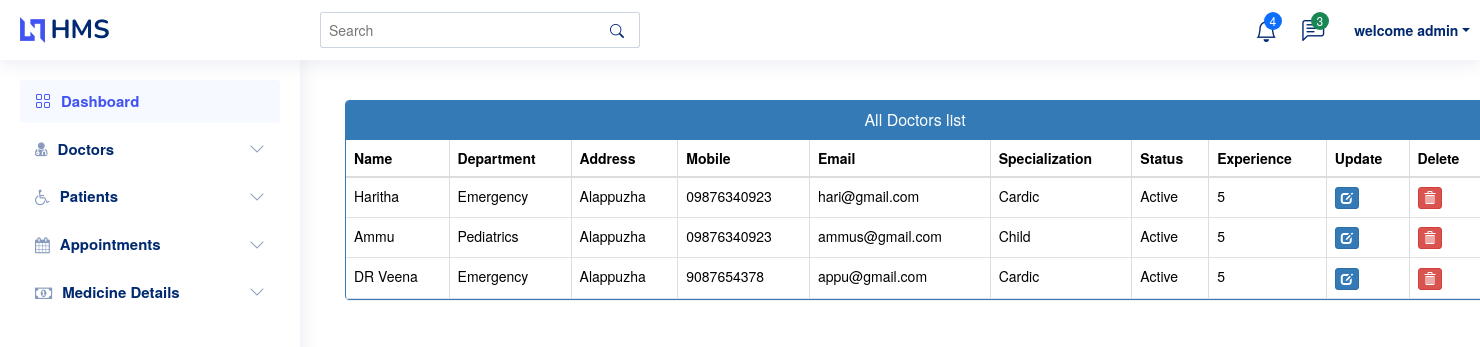
/doctor-list/, run on the app's committed database.
### hospitalapp/models.py (models this page shows, shortened)
class Doctor(models.Model):
    STATUS_CHOICES = (
        ('Active', 'Active'),
        ('Inactive', 'Inactive'),
    )
    user = models.OneToOneField(User, on_delete=models.CASCADE,null=True, blank=True)  # Link to the User mod
    name = models.CharField(max_length=100, null=True, blank=True)
    departments = models.ForeignKey(Department, on_delete=models.CASCADE)
    address = models.CharField(max_length=255, null=True, blank=True)
    mobile = models.CharField(max_length=15, null=True, blank=True)
    email = models.EmailField(unique=True, null=True, blank=True)
    specialization = models.CharField(max_length=100, null=True, blank=True)
    experience = models.PositiveIntegerField()  # Years of experience
    status = models.CharField(max_length=10, choices=STATUS_CHOICES, default='Active')

class Department(models.Model):
    department_choices = [
        ('Emergency', 'Emergency'),
        ('Pediatrics', 'Pediatrics'),
        ('Oncology', 'Oncology'),
        ('Radiology', 'Radiology'),
    ]
    departments = models.CharField(max_length=30, choices=department_choices, blank=True, null=True)
    description = models.TextField()
    def __str__(self):
        return self.departments

### hospitalapp/views.py (the view)
# urls.py: path('doctor-list/', views.doctor_list, name='doctor-list'),
def doctor_list(request):
    doctors = Doctor.objects.all()
    return render(request, 'admin-doctor_list.html', {'doctors': doctors})

### templates/admin-doctor_list.html (shortened to what this page needs)
{% extends 'index-2.html' %}
{% block content %}
<head>
  <link href="//netdna.bootstrapcdn.com/bootstrap/3.0.0/css/bootstrap.min.css" rel="stylesheet" id="bootstrap-css">
</head>
<div class="container">
  <div class="panel panel-primary">
    <div class="panel-heading">
      <h6 class="panel-title">All Doctors list</h6>
    </div>
    <table class="table table-hover" id="dev-table">
      <thead>
        <tr>
          <th>Name</th>
          <th>Department</th>
          <th>Address</th>
            <th>Mobile</th>
              <th>Email</th>
          <th>Specialization</th>
          <th>Status</th>
          <th>Experience</th>
          <th>Update</th>
          <th>Delete</th>
        </tr>
      </thead>
      <tbody>
        {% for d in doctors %}
        <tr>
          <td>{{ d.name }}</td>
          <td>{{ d.departments }}</td>
          <td>{{ d.address }}</td>
            <td>{{ d.mobile }}</td>
             <td>{{ d.email }}</td>
            <td>{{ d.specialization }}</td>
           <td>{{ d.status }}</td>
          <td>{{ d.experience }}</td>
          <td><a class="btn btn-primary btn-xs" href="{% url 'update-doctor' d.id %}"><span class="glyphicon glyphicon-edit"></span></a></td>
          <td><a class="btn btn-danger btn-xs" href="{% url  'delete-doctor' d.id %}"><span class="glyphicon glyphicon-trash"></span></a></td>
        </tr>
        {% endfor %}
      </tbody>
    </table>
  </div>
</div>
{% endblock %}

### static/assets/css/style.css (style rules this page uses)
:root { scroll-behavior: smooth; }
body { font-family: "Open Sans", sans-serif; background: #f6f9ff; color: #444444; }
a { color: #4154f1; text-decoration: none; }
h1, h2, h3, h4, h5, h6 { font-family: "Nunito", sans-serif; }

### templates/admin-doctor_list.html (style rules this page uses)
a:link { text-decoration: none; }
h6 { text-align: center; }
th, td { border-right: 1px solid #ddd; }
th:last-child, td:last-child { border-right: none; }
thead th { background-color: #f5f5f5; }

### data on the page
Doctor: name "Haritha", departments "Emergency", address "Alappuzha", mobile "09876340923", email "hari@gmail.com", specialization "Cardic", status "Active", experience "5"
Doctor: name "Ammu", departments "Pediatrics", address "Alappuzha", mobile "09876340923", email "ammus@gmail.com", specialization "Child", status "Active", experience "5"
Doctor: name "DR Veena", departments "Emergency", address "Alappuzha", mobile "9087654378", email "appu@gmail.com", specialization "Cardic", status "Active", experience "5"
